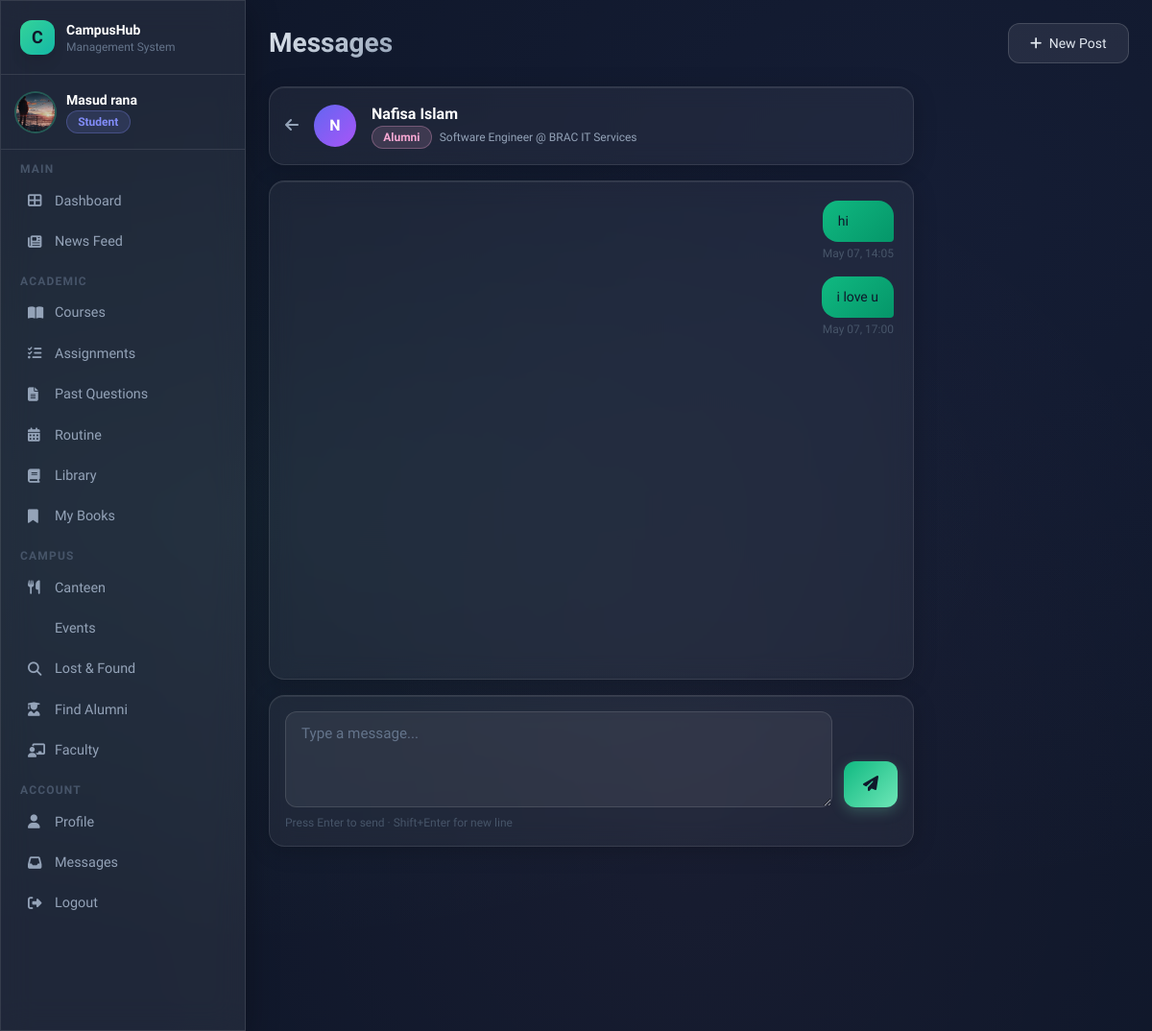
Page /users/messages/4/ (signed in) on the committed database.
### users/models.py (models this page shows, shortened)
class User(AbstractUser):
    ROLE_CHOICES = [
        ('admin', 'Admin'),
        ('teacher', 'Teacher'),
        ('student', 'Student'),
        ('alumni', 'Alumni'),
    ]
    email = models.EmailField(unique=True)
    phone = models.CharField(max_length=20, blank=True)
    role = models.CharField(max_length=20, choices=ROLE_CHOICES, default='student')
    profile_picture = models.ImageField(upload_to='profile_pics/', blank=True, null=True)
    USERNAME_FIELD = 'email'
    REQUIRED_FIELDS = ['username']
    def is_student(self): return self.role == 'student'
    def is_alumni(self): return self.role == 'alumni'

class AlumniProfile(models.Model):
    user = models.OneToOneField(User, on_delete=models.CASCADE, related_name='alumniprofile')
    alumni_id = models.CharField(max_length=20, unique=True)
    graduation_year = models.IntegerField()
    profession = models.CharField(max_length=200, blank=True)
    company = models.CharField(max_length=200, blank=True)
    bio = models.TextField(blank=True)

class Message(models.Model):
    sender = models.ForeignKey(
        User, on_delete=models.CASCADE, related_name='sent_messages'
    )
    receiver = models.ForeignKey(
        User, on_delete=models.CASCADE, related_name='received_messages'
    )
    content = models.TextField()
    sent_at = models.DateTimeField(auto_now_add=True)
    is_read = models.BooleanField(default=False)
    class Meta:
        ordering = ['sent_at']

### users/views.py (the view)
# urls.py: path('messages/<int:user_id>/', views.conversation, name='conversation'),
@login_required
def conversation(request, user_id):
    from users.models import User as UserModel
    from django.db.models import Q
    other_user = get_object_or_404(UserModel, pk=user_id)
    current_user = request.user
    allowed = (
        (current_user.is_student() and other_user.is_alumni()) or
        (current_user.is_alumni() and other_user.is_student()) or
        current_user.is_admin_role() or current_user.is_teacher()
    )
    if not allowed:
        messages.error(request, 'You can only message alumni.')
        return redirect('inbox')
    Message.objects.filter(sender=other_user, receiver=current_user, is_read=False).update(is_read=True)
    msgs = Message.objects.filter(
        Q(sender=current_user, receiver=other_user) |
        Q(sender=other_user, receiver=current_user)
    ).order_by('sent_at')
    if request.method == 'POST':
        content = request.POST.get('content', '').strip()
        if content:
            Message.objects.create(sender=current_user, receiver=other_user, content=content)
            return redirect('conversation', user_id=user_id)
    return render(request, 'users/conversation.html', {
        'other_user': other_user, 'messages_list': msgs
    })

### templates/users/conversation.html (shortened to what this page needs)
{% extends 'base.html' %}
{% block page_title %}Messages{% endblock %}
{% block content %}
<div class="max-w-2xl flex flex-col h-full">
  <div class="glass-card p-4 mb-4 flex items-center gap-4">
    <a href="{% url 'inbox' %}" class="text-slate-400 hover:text-white transition-colors">
      <i class="fas fa-arrow-left"></i>
    </a>
    {% if other_user.profile_picture %}
      <img src="{{ other_user.profile_picture.url }}" class="w-11 h-11 rounded-full object-cover ring-2 ring-emerald-400/20">
    {% else %}
      <div class="w-11 h-11 rounded-full bg-gradient-to-br from-indigo-500 to-purple-500 flex items-center justify-center text-white font-bold">
        {{ other_user.first_name|first|upper }}
      </div>
    {% endif %}
    <div class="flex-1">
      <div class="font-bold text-white">{{ other_user.get_full_name }}</div>
      <div class="flex items-center gap-2">
        <span class="badge {% if other_user.role == 'alumni' %}badge-pink{% elif other_user.role == 'student' %}badge-blue{% else %}badge-yellow{% endif %} text-xs">
          {{ other_user.role|title }}
        </span>
        {% if other_user.is_alumni %}
          {% with p=other_user.alumniprofile %}
            {% if p %}<span class="text-xs text-slate-400">{{ p.profession|default:"" }}{% if p.company %} @ {{ p.company }}{% endif %}</span>{% endif %}
          {% endwith %}
        {% endif %}
      </div>
    </div>
  </div>
  <div class="glass-card p-5 mb-4 chat-area scrollbar-thin" id="chatArea">
    {% if messages_list %}
      {% for msg in messages_list %}
        <div class="flex mb-4 {% if msg.sender == user %}justify-end{% else %}justify-start{% endif %}">
          <div class="msg-bubble">
            <div class="{% if msg.sender == user %}msg-sent{% else %}msg-recv{% endif %} px-4 py-2.5 text-sm leading-relaxed">
              {{ msg.content }}
            </div>
            <div class="text-xs text-slate-600 mt-1 {% if msg.sender == user %}text-right{% endif %}">
              {{ msg.sent_at|date:"M d, H:i" }}
            </div>
          </div>
        </div>
      {% endfor %}
    {% else %}
      <div class="text-center py-10 text-slate-600">
        <i class="fas fa-comments text-4xl mb-3"></i>
        <p class="text-sm">Start the conversation!</p>
        <p class="text-xs mt-1">Messages are private between you and {{ other_user.first_name }}.</p>
      </div>
    {% endif %}
  </div>
  <div class="glass-card p-4">
    <form method="post" class="flex gap-3 items-end">
      <textarea
        name="content"
        class="form-input flex-1 resize-none"
        rows="2"
        placeholder="Type a message..."
        required
        onkeydown="if(event.key==='Enter' && !event.shiftKey){event.preventDefault();this.form.submit();}"
      ></textarea>
      <button type="submit" class="btn-primary px-5 py-3 self-end">
        <i class="fas fa-paper-plane"></i>
      </button>
    </form>
    <p class="text-xs text-slate-600 mt-2">Press Enter to send · Shift+Enter for new line</p>
  </div>
</div>
{% endblock %}

### templates/base.html (shortened to what this page needs)
<!DOCTYPE html>
<html lang="en">
<head>
<script src="https://cdn.tailwindcss.com"></script>
<link rel="stylesheet" href="https://cdnjs.cloudflare.com/ajax/libs/font-awesome/6.4.0/css/all.min.css">
</head>
<body>
<div class="mesh-bg"></div>
{% if user.is_authenticated %}
<div class="flex min-h-screen">
  <aside class="w-64 flex-shrink-0 glass border-r border-white/10 flex flex-col fixed h-full z-20 overflow-y-auto scrollbar-thin">
    <div class="p-5 border-b border-white/10">
      <div class="flex items-center gap-3">
        <div class="w-9 h-9 rounded-xl bg-gradient-to-br from-emerald-400 to-teal-500 flex items-center justify-center text-slate-900 font-bold text-lg shadow-lg">C</div>
        <div>
          <div class="font-bold text-white text-sm">CampusHub</div>
          <div class="text-xs text-slate-500">Management System</div>
        </div>
      </div>
    </div>
    <div class="p-4 border-b border-white/10">
      <div class="flex items-center gap-3">
        {% if user.profile_picture %}
          <img src="{{ user.profile_picture.url }}" class="w-10 h-10 rounded-full object-cover ring-2 ring-emerald-400/30">
        {% else %}
          <div class="w-10 h-10 rounded-full bg-gradient-to-br from-indigo-500 to-purple-500 flex items-center justify-center text-white font-bold text-sm">
            {{ user.first_name|first|upper }}{{ user.last_name|first|upper }}
          </div>
        {% endif %}
        <div class="overflow-hidden">
          <div class="font-semibold text-sm text-white truncate">{{ user.get_full_name|default:user.username }}</div>
          <span class="badge {% if user.role == 'student' %}badge-blue{% elif user.role == 'teacher' %}badge-green{% elif user.role == 'alumni' %}badge-pink{% else %}badge-yellow{% endif %} text-xs">{{ user.role|title }}</span>
        </div>
      </div>
    </div>
    <nav class="p-3 flex-1">
      <div class="mb-2">
        <p class="text-xs text-slate-600 uppercase tracking-widest px-2 mb-1 font-semibold">Main</p>
        <a href="{% url 'dashboard' %}" class="sidebar-link {% if request.resolver_match.url_name == 'dashboard' %}active{% endif %}">
          <i class="fas fa-th-large w-4"></i> Dashboard
        </a>
        <a href="{% url 'post_list' %}" class="sidebar-link {% if 'post' in request.resolver_match.url_name %}active{% endif %}">
          <i class="fas fa-newspaper w-4"></i> News Feed
        </a>
      </div>
      {% if not user.is_alumni %}
      <div class="mb-2">
        <p class="text-xs text-slate-600 uppercase tracking-widest px-2 mb-1 mt-3 font-semibold">Academic</p>
        <a href="{% url 'course_list' %}" class="sidebar-link">
          <i class="fas fa-book-open w-4"></i> Courses
        </a>
        <a href="{% url 'assignment_list' %}" class="sidebar-link">
          <i class="fas fa-tasks w-4"></i> Assignments
        </a>
        <a href="{% url 'previous_questions' %}" class="sidebar-link">
          <i class="fas fa-file-alt w-4"></i> Past Questions
        </a>
        <a href="{% url 'routine' %}" class="sidebar-link">
          <i class="fas fa-calendar-alt w-4"></i> Routine
        </a>
        <a href="{% url 'book_list' %}" class="sidebar-link">
          <i class="fas fa-book w-4"></i> Library
        </a>
        <a href="{% url 'my_books' %}" class="sidebar-link">
          <i class="fas fa-bookmark w-4"></i> My Books
        </a>
      </div>
      {% endif %}
      <div class="mb-2">
        <p class="text-xs text-slate-600 uppercase tracking-widest px-2 mb-1 mt-3 font-semibold">Campus</p>
        <a href="{% url 'canteen_menu' %}" class="sidebar-link">
          <i class="fas fa-utensils w-4"></i> Canteen
        </a>
        <a href="{% url 'event_list' %}" class="sidebar-link">
           Events
        </a>
        <a href="{% url 'lost_found' %}" class="sidebar-link">
          <i class="fas fa-search w-4"></i> Lost & Found
        </a>
        {% if user.is_student %}
        <a href="{% url 'alumni_list' %}" class="sidebar-link">
          <i class="fas fa-user-graduate w-4"></i> Find Alumni
        </a>
        {% endif %}
        <a href="{% url 'faculty_list' %}" class="sidebar-link">
          <i class="fas fa-chalkboard-teacher w-4"></i> Faculty
        </a>
      </div>
      <div>
        <p class="text-xs text-slate-600 uppercase tracking-widest px-2 mb-1 mt-3 font-semibold">Account</p>
        <a href="{% url 'profile' %}" class="sidebar-link">
          <i class="fas fa-user w-4"></i> Profile
        </a>
        <a href="{% url 'inbox' %}" class="sidebar-link relative">
          <i class="fas fa-inbox w-4"></i> Messages
        </a>
        <a href="{% url 'logout' %}" class="sidebar-link hover:text-red-400 hover:bg-red-500/10">
          <i class="fas fa-sign-out-alt w-4"></i> Logout
        </a>
      </div>
    </nav>
  </aside>
  <main class="flex-1 ml-64 p-6 min-h-screen">
    <header class="flex items-center justify-between mb-6">
      <div>
        {% block page_header %}<h1 class="page-title">{% block page_title %}Dashboard{% endblock %}</h1>{% endblock %}
      </div>
      <div class="flex items-center gap-3">
        <a href="{% url 'create_post' %}" class="btn-secondary text-sm"><i class="fas fa-plus mr-1"></i> New Post</a>
      </div>
    </header>
    {% block content %}{% endblock %}
  </main>
</div>
{% else %}
{% block auth_content %}{% endblock %}
{% endif %}
</body>
</html>

### templates/base.html (style rules this page uses)
:root { --glass: rgba(255,255,255,0.07); --glass-border: rgba(255,255,255,0.12); --accent: #6ee7b7; --accent2: #818cf8; --accent3: #f9a8d4; }
* { font-family: 'Sora', sans-serif; }
body { background: #0f172a; color: #e2e8f0; min-height: 100vh; }
.glass { background: var(--glass); backdrop-filter: blur(16px); -webkit-backdrop-filter: blur(16px); border: 1px solid var(--glass-border); box-shadow: 0 8px 32px rgba(0,0,0,0.3); }
.glass-card { background: rgba(255,255,255,0.05); backdrop-filter: blur(12px); border: 1px solid rgba(255,255,255,0.1); border-radius: 1rem; box-shadow: 0 4px 24px rgba(0,0,0,0.2), inset 0 1px 0 rgba(255,255,255,0.08); transition: transform 0.2s ease, box-shadow 0.2s ease; }
.btn-primary { background: linear-gradient(135deg, #10b981, #6ee7b7); color: #0f172a; font-weight: 600; padding: 0.6rem 1.4rem; border-radius: 0.75rem; transition: all 0.2s; box-shadow: 0 4px 14px rgba(110,231,183,0.25); border: none; cursor: pointer; display: inline-block; text-decoration: none; }
.btn-secondary { background: rgba(255,255,255,0.08); border: 1px solid rgba(255,255,255,0.15); color: #e2e8f0; font-weight: 500; padding: 0.6rem 1.4rem; border-radius: 0.75rem; transition: all 0.2s; cursor: pointer; display: inline-block; text-decoration: none; }
.form-input { background: rgba(255,255,255,0.06); border: 1px solid rgba(255,255,255,0.12); color: #e2e8f0; padding: 0.65rem 1rem; border-radius: 0.75rem; width: 100%; transition: border-color 0.2s, box-shadow 0.2s; font-size: 0.95rem; }
.form-input::placeholder { color: #64748b; }
.badge { display: inline-flex; align-items: center; gap: 0.3rem; padding: 0.2rem 0.7rem; border-radius: 9999px; font-size: 0.75rem; font-weight: 600; }
.badge-blue { background: rgba(129,140,248,0.15); color: #818cf8; border: 1px solid rgba(129,140,248,0.3); }
.badge-pink { background: rgba(249,168,212,0.15); color: #f9a8d4; border: 1px solid rgba(249,168,212,0.3); }
.sidebar-link { display: flex; align-items: center; gap: 0.75rem; padding: 0.65rem 1rem; border-radius: 0.75rem; color: #94a3b8; font-size: 0.9rem; font-weight: 500; transition: all 0.2s; text-decoration: none; }
.page-title { font-size: 1.75rem; font-weight: 700; background: linear-gradient(135deg, #e2e8f0, #94a3b8); -webkit-background-clip: text; -webkit-text-fill-color: transparent; }
.mesh-bg { position: fixed; inset: 0; z-index: -1; background: radial-gradient(ellipse at 20% 50%, rgba(110,231,183,0.05) 0%, transparent 60%), radial-gradient(ellipse at 80% 20%, rgba(129,140,248,0.05) 0%, transparent 60%), radial-gradient(ellipse at 60% 80%, rgba(249,168,212,0.04) 0%, transparent 60%), #0f172a; }
textarea.form-input { resize: vertical; min-height: 100px; }

### templates/users/conversation.html (style rules this page uses)
.msg-bubble { max-width: 70%; word-wrap: break-word; }
.msg-sent { background: linear-gradient(135deg, #10b981, #059669); color: #0f172a; border-radius: 1rem 1rem 0.25rem 1rem; }
.chat-area { height: calc(100vh - 280px); min-height: 350px; overflow-y: auto; }

### rows in the picture
User: profile_picture (picture), get_full_name "Masud rana", role "Student"
User: first_name|first "N", get_full_name "Nafisa Islam", role "Alumni"
AlumniProfile: profession "Software Engineer", company "BRAC IT Services"
Message: content "hi", sent_at "May 07, 14:05"
Message: content "i love u", sent_at "May 07, 17:00"
